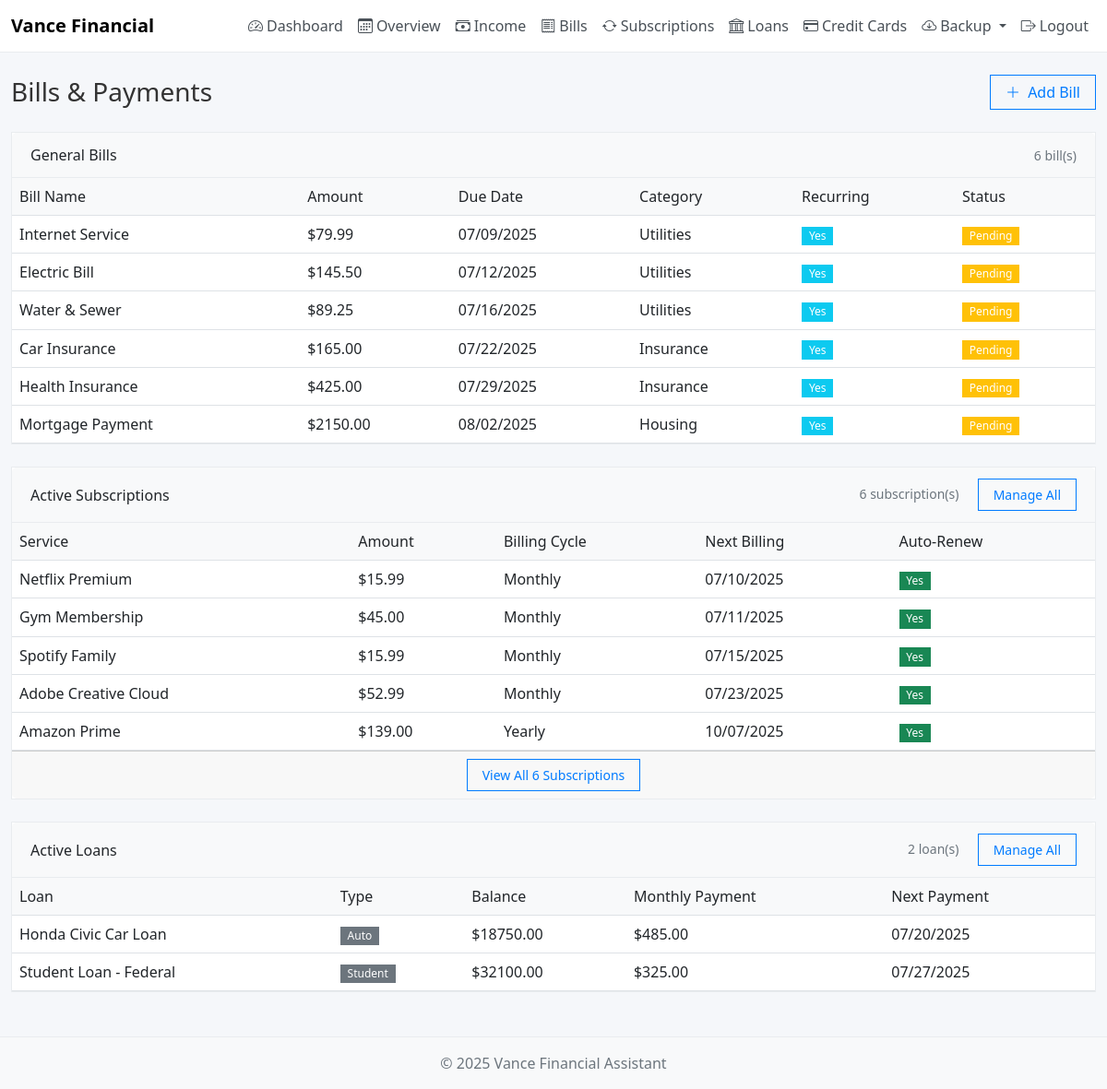
/bills (signed in), run on an earlier commit of the app's database.
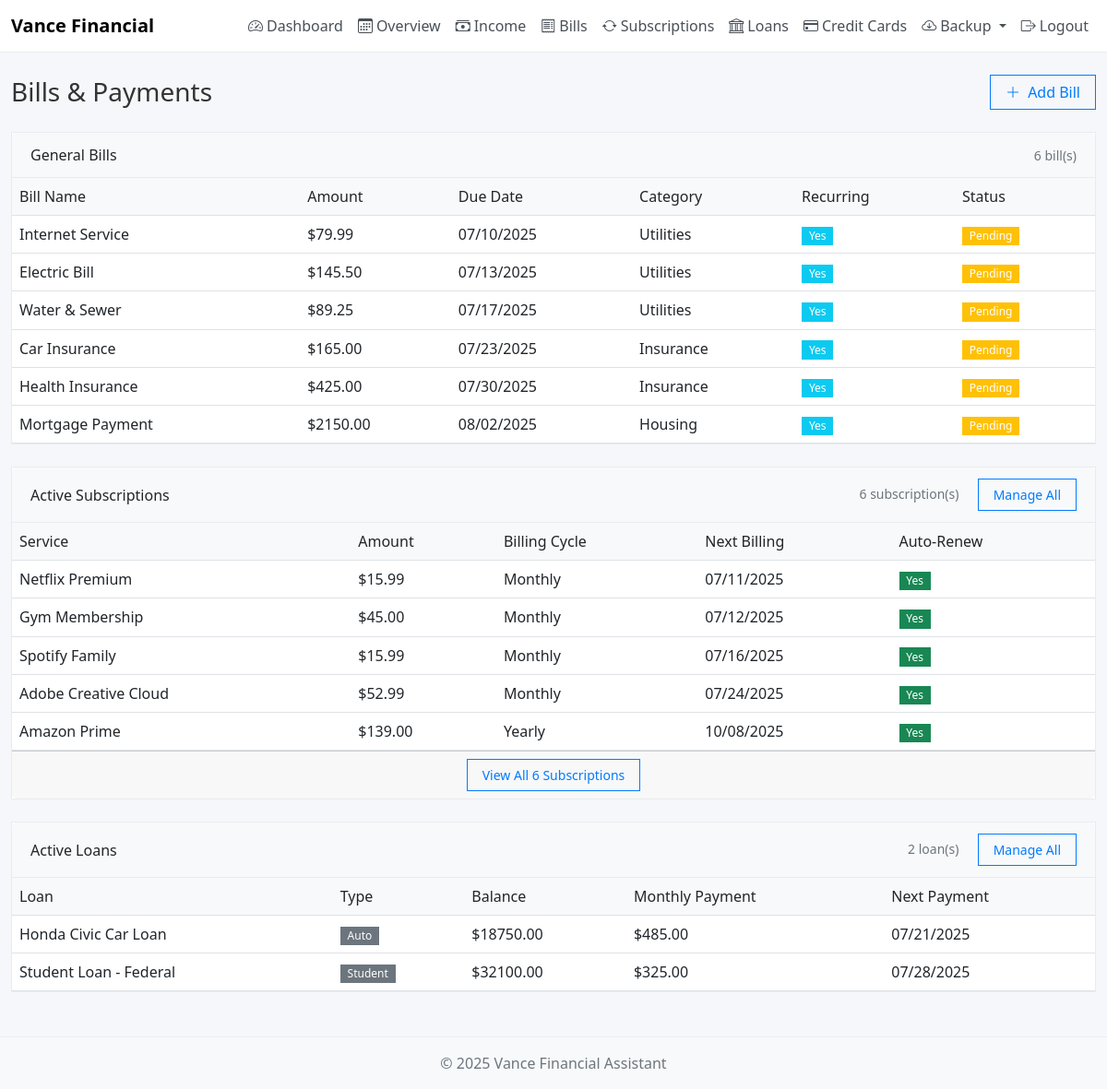
And on a later commit of the database.
### Vance_Financial_Assistant.py (models this page shows)
class Bill(db.Model):
    id = db.Column(db.Integer, primary_key=True)
    name = db.Column(db.String(100), nullable=False)
    amount = db.Column(db.Float, nullable=False)
    due_date = db.Column(db.Date, nullable=False)
    category = db.Column(db.String(50))
    is_paid = db.Column(db.Boolean, default=False)
    recurring = db.Column(db.Boolean, default=False)
    user_id = db.Column(db.Integer, db.ForeignKey('user.id'), nullable=False)

class Subscription(db.Model):
    id = db.Column(db.Integer, primary_key=True)
    name = db.Column(db.String(100), nullable=False)
    amount = db.Column(db.Float, nullable=False)
    billing_cycle = db.Column(db.String(20), nullable=False)  # Monthly, Yearly, Weekly
    next_billing_date = db.Column(db.Date, nullable=False)
    category = db.Column(db.String(50))  # Entertainment, Software, News, etc.
    is_active = db.Column(db.Boolean, default=True)
    auto_renew = db.Column(db.Boolean, default=True)
    user_id = db.Column(db.Integer, db.ForeignKey('user.id'), nullable=False)

class Loan(db.Model):
    id = db.Column(db.Integer, primary_key=True)
    name = db.Column(db.String(100), nullable=False)
    loan_type = db.Column(db.String(50), nullable=False)  # Personal, Auto, Mortgage, Student
    principal_amount = db.Column(db.Float, nullable=False)
    current_balance = db.Column(db.Float, nullable=False)
    monthly_payment = db.Column(db.Float, nullable=False)
    interest_rate = db.Column(db.Float)
    next_payment_date = db.Column(db.Date, nullable=False)
    term_months = db.Column(db.Integer)  # Loan term in months
    is_paid_off = db.Column(db.Boolean, default=False)
    user_id = db.Column(db.Integer, db.ForeignKey('user.id'), nullable=False)

### Vance_Financial_Assistant.py (the view, shortened to what this page needs)
@app.route('/bills', methods=['GET', 'POST'])
def bills():
    if 'user_id' not in session:
        return redirect(url_for('login'))
    user_bills = Bill.query.filter_by(user_id=session['user_id']).order_by(Bill.due_date).all()
    user_subscriptions = Subscription.query.filter_by(user_id=session['user_id'], is_active=True).order_by(Subscription.next_billing_date).all()
    user_loans = Loan.query.filter_by(user_id=session['user_id'], is_paid_off=False).order_by(Loan.next_payment_date).all()
    return render_template('bills.html', bills=user_bills, subscriptions=user_subscriptions, loans=user_loans)

### templates/bills.html (shortened to what this page needs)
{% extends "base.html" %}
{% block content %}
<div class="d-flex justify-content-between align-items-center mb-4">
    <h1 class="h3 mb-0">Bills & Payments</h1>
    <button type="button" class="btn btn-outline-primary" data-bs-toggle="modal" data-bs-target="#addBillModal">
        <i class="bi bi-plus-lg me-1"></i> Add Bill
    </button>
</div>
<div class="card mb-4">
    <div class="card-header d-flex justify-content-between align-items-center">
        <span>General Bills</span>
        <small class="text-muted">{{ bills|length }} bill(s)</small>
    </div>
    <div class="card-body p-0">
        {% if bills %}
        <div class="table-responsive">
            <table class="table table-hover mb-0">
                <thead>
                    <tr>
                        <th>Bill Name</th>
                        <th>Amount</th>
                        <th>Due Date</th>
                        <th>Category</th>
                        <th>Recurring</th>
                        <th>Status</th>
                    </tr>
                </thead>
                <tbody>
                    {% for bill in bills %}
                    <tr>
                        <td>{{ bill.name }}</td>
                        <td>${{ "%.2f"|format(bill.amount) }}</td>
                        <td>{{ bill.due_date.strftime('%m/%d/%Y') }}</td>
                        <td>{{ bill.category or '—' }}</td>
                        <td>
                            {% if bill.recurring %}
                            <span class="badge bg-info">Yes</span>
                            {% else %}
                            <span class="badge bg-secondary">No</span>
                            {% endif %}
                        </td>
                        <td>
                            {% if bill.is_paid %}
                            <span class="badge bg-success">Paid</span>
                            {% else %}
                            <span class="badge bg-warning">Pending</span>
                            {% endif %}
                        </td>
                    </tr>
                    {% endfor %}
                </tbody>
            </table>
        </div>
        {% else %}
        <div class="text-center py-4 text-muted">
            <p class="mb-0">No bills added yet.</p>
        </div>
        {% endif %}
    </div>
</div>
<div class="card mb-4">
    <div class="card-header d-flex justify-content-between align-items-center">
        <span>Active Subscriptions</span>
        <div>
            <small class="text-muted me-3">{{ subscriptions|length }} subscription(s)</small>
            <a href="{{ url_for('subscriptions') }}" class="btn btn-sm btn-outline-primary">Manage All</a>
        </div>
    </div>
    <div class="card-body p-0">
        {% if subscriptions %}
        <div class="table-responsive">
            <table class="table table-hover mb-0">
                <thead>
                    <tr>
                        <th>Service</th>
                        <th>Amount</th>
                        <th>Billing Cycle</th>
                        <th>Next Billing</th>
                        <th>Auto-Renew</th>
                    </tr>
                </thead>
                <tbody>
                    {% for subscription in subscriptions[:5] %}
                    <tr>
                        <td>{{ subscription.name }}</td>
                        <td>${{ "%.2f"|format(subscription.amount) }}</td>
                        <td>{{ subscription.billing_cycle }}</td>
                        <td>{{ subscription.next_billing_date.strftime('%m/%d/%Y') }}</td>
                        <td>
                            {% if subscription.auto_renew %}
                            <span class="badge bg-success">Yes</span>
                            {% else %}
                            <span class="badge bg-warning">No</span>
                            {% endif %}
                        </td>
                    </tr>
                    {% endfor %}
                </tbody>
            </table>
        </div>
        {% if subscriptions|length > 5 %}
        <div class="card-footer text-center">
            <a href="{{ url_for('subscriptions') }}" class="btn btn-sm btn-outline-primary">View All {{ subscriptions|length }} Subscriptions</a>
        </div>
        {% endif %}
        {% else %}
        <div class="text-center py-4 text-muted">
            <p class="mb-0">No active subscriptions.</p>
            <a href="{{ url_for('subscriptions') }}" class="btn btn-outline-primary mt-2">Add Subscription</a>
        </div>
        {% endif %}
    </div>
</div>
<div class="card mb-4">
    <div class="card-header d-flex justify-content-between align-items-center">
        <span>Active Loans</span>
        <div>
            <small class="text-muted me-3">{{ loans|length }} loan(s)</small>
            <a href="{{ url_for('loans') }}" class="btn btn-sm btn-outline-primary">Manage All</a>
        </div>
    </div>
    <div class="card-body p-0">
        {% if loans %}
        <div class="table-responsive">
            <table class="table table-hover mb-0">
                <thead>
                    <tr>
                        <th>Loan</th>
                        <th>Type</th>
                        <th>Balance</th>
                        <th>Monthly Payment</th>
                        <th>Next Payment</th>
                    </tr>
                </thead>
                <tbody>
                    {% for loan in loans[:5] %}
                    <tr>
                        <td>{{ loan.name }}</td>
                        <td><span class="badge bg-secondary">{{ loan.loan_type }}</span></td>
                        <td>${{ "%.2f"|format(loan.current_balance) }}</td>
                        <td>${{ "%.2f"|format(loan.monthly_payment) }}</td>
                        <td>{{ loan.next_payment_date.strftime('%m/%d/%Y') }}</td>
                    </tr>
                    {% endfor %}
                </tbody>
            </table>
        </div>
        {% else %}
        <div class="text-center py-4 text-muted">
            <p class="mb-0">No active loans.</p>
            <a href="{{ url_for('loans') }}" class="btn btn-outline-primary mt-2">Add Loan</a>
        </div>
        {% endif %}
    </div>
</div>
{% endblock %}

### templates/base.html (shortened to what this page needs)
<!DOCTYPE html>
<html lang="en">
<head>
    <link href="https://cdn.jsdelivr.net/npm/bootstrap@5.3.0/dist/css/bootstrap.min.css" rel="stylesheet">
    <link rel="stylesheet" href="https://cdn.jsdelivr.net/npm/bootstrap-icons@1.8.0/font/bootstrap-icons.css">
    <link rel="stylesheet" href="{{ url_for('static', filename='css/style.css') }}">
</head>
<body>
    <nav class="navbar navbar-expand-lg navbar-light bg-white">
        <div class="container">
            <a class="navbar-brand fw-bold" href="{{ url_for('index') }}">
                Vance Financial
            </a>
            <div class="collapse navbar-collapse" id="navbarNav">
                <ul class="navbar-nav ms-auto">
                    {% if 'user_id' in session %}
                    <li class="nav-item">
                        <a class="nav-link" href="{{ url_for('dashboard') }}">
                            <i class="bi bi-speedometer2 me-1"></i>Dashboard
                        </a>
                    </li>
                    <li class="nav-item">
                        <a class="nav-link" href="{{ url_for('overview') }}">
                            <i class="bi bi-calendar3 me-1"></i>Overview
                        </a>
                    </li>
                    <li class="nav-item">
                        <a class="nav-link" href="{{ url_for('income') }}">
                            <i class="bi bi-cash-stack me-1"></i>Income
                        </a>
                    </li>
                    <li class="nav-item">
                        <a class="nav-link" href="{{ url_for('bills') }}">
                            <i class="bi bi-receipt me-1"></i>Bills
                        </a>
                    </li>
                    <li class="nav-item">
                        <a class="nav-link" href="{{ url_for('subscriptions') }}">
                            <i class="bi bi-arrow-repeat me-1"></i>Subscriptions
                        </a>
                    </li>
                    <li class="nav-item">
                        <a class="nav-link" href="{{ url_for('loans') }}">
                            <i class="bi bi-bank me-1"></i>Loans
                        </a>
                    </li>
                    <li class="nav-item">
                        <a class="nav-link" href="{{ url_for('credit_cards') }}">
                            <i class="bi bi-credit-card me-1"></i>Credit Cards
                        </a>
                    </li>
                    {% if 'demo_mode' not in session %}
                    <li class="nav-item dropdown">
                        <a class="nav-link dropdown-toggle" href="#" id="backupDropdown" role="button" data-bs-toggle="dropdown" aria-expanded="false">
                            <i class="bi bi-cloud-arrow-down me-1"></i>Backup
                        </a>
                    </li>
                    {% endif %}
                    <li class="nav-item">
                        <a class="nav-link" href="{{ url_for('logout') }}">
                            <i class="bi bi-box-arrow-right me-1"></i>{% if 'demo_mode' in session %}Exit{% else %}Logout{% endif %}
                        </a>
                    </li>
                    {% endif %}
                </ul>
            </div>
        </div>
    </nav>
    <div class="container my-4">
        {% block content %}{% endblock %}
    </div>
    <footer class="py-3 text-center text-muted mt-auto">
        <div class="container">
            <p class="mb-0">
                &copy; 2025 Vance Financial Assistant
            </p>
        </div>
    </footer>
</body>
</html>

### static/css/style.css (style rules this page uses)
body { font-family: 'Segoe UI', system-ui, -apple-system, sans-serif; background-color: #f5f7fa; color: #333; min-height: 100vh; display: flex; flex-direction: column; }
h1, h2, h3, h4, h5, h6 { font-weight: 500; }
a { text-decoration: none; }
.container { max-width: 1200px; }
.navbar { box-shadow: none; border-bottom: 1px solid #e9ecef; }
.navbar-brand { font-weight: 600; }
.nav-link { color: #495057; }
.card { border-radius: 0; box-shadow: none; border: 1px solid #e9ecef; margin-bottom: 1.5rem; }
.card-header { background-color: #f8f9fa; border-bottom: 1px solid #e9ecef; font-weight: 500; padding: 0.75rem 1.25rem; }
.table thead th { border-top: none; border-bottom: 1px solid #dee2e6; background-color: #f8f9fa; font-weight: 500; }
.table { margin-bottom: 0; }
.table td, .table th { border-top: 1px solid #f0f0f0; }
.form-control, .btn { border-radius: 0; box-shadow: none !important; }
.btn { font-weight: 400; padding: .375rem 1rem; text-transform: none; letter-spacing: normal; }
.btn-outline-primary { color: #007bff; border-color: #007bff; }
.badge { border-radius: 0; font-weight: 400; padding: 0.35em 0.65em; }
footer { background-color: #f8f9fa; border-top: 1px solid #e9ecef; margin-top: auto; }
.text-muted { color: #6c757d !important; }
.btn { text-transform: none; letter-spacing: normal; }

What changed in the data, as far as the page shows it:
changed Bill "Internet Service": due_date "07/09/2025" → "07/10/2025"
changed Bill "Electric Bill": due_date "07/12/2025" → "07/13/2025"
changed Bill "Water & Sewer": due_date "07/16/2025" → "07/17/2025"
changed Bill "Car Insurance": due_date "07/22/2025" → "07/23/2025"
changed Bill "Health Insurance": due_date "07/29/2025" → "07/30/2025"
changed Subscription "Netflix Premium": next_billing_date "07/10/2025" → "07/11/2025"
changed Subscription "Gym Membership": next_billing_date "07/11/2025" → "07/12/2025"
changed Subscription "Spotify Family": next_billing_date "07/15/2025" → "07/16/2025"
changed Subscription "Adobe Creative Cloud": next_billing_date "07/23/2025" → "07/24/2025"
changed Subscription "Amazon Prime": next_billing_date "10/07/2025" → "10/08/2025"
changed Loan "Honda Civic Car Loan": next_payment_date "07/20/2025" → "07/21/2025"
changed Loan "Student Loan - Federal": next_payment_date "07/27/2025" → "07/28/2025"
